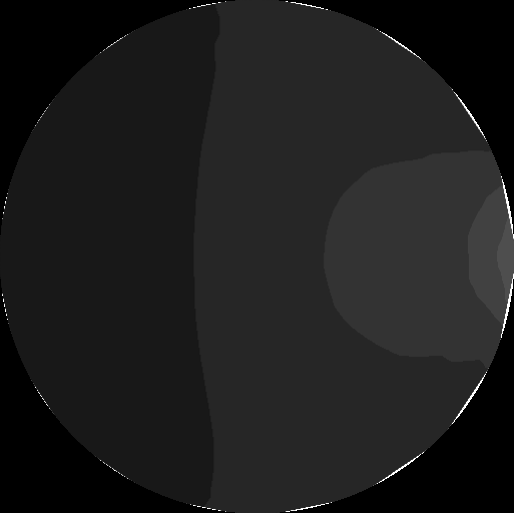
#> input picture gray.png, 514 x 513 px
$ python baru.py
#> lines starting #> are read from the running program, lines starting #| are printed output that depends on the picture
import cv2
import matplotlib.pyplot as plt
import matplotlib.image as mpimg
from PIL import Image

img = mpimg.imread("gray.png")
#> img is the input picture: shape (513, 514) float32; min 0, max 1, mean 0.112


fig = plt.figure()
ax = fig.add_subplot(1,2,1)
imgplot = plt.imshow(img)
ax.set_title('Before')
plt.colorbar(ticks=[0.1,0.2,0.3,0.4,0.5,0.6,0.7,0.8,0.9,1.0], orientation='horizontal')
ax = fig.add_subplot(1,2,2)
imgplot = plt.imshow(img)
imgplot.set_clim(0.0,0.15)
print(imgplot)
#| AxesImage(shape=(513, 514))
ax.set_title('After')
plt.colorbar(ticks=[0.05,0.10,0.15], orientation='horizontal')
#imgplot.set_cmap('binary')
plt.show()
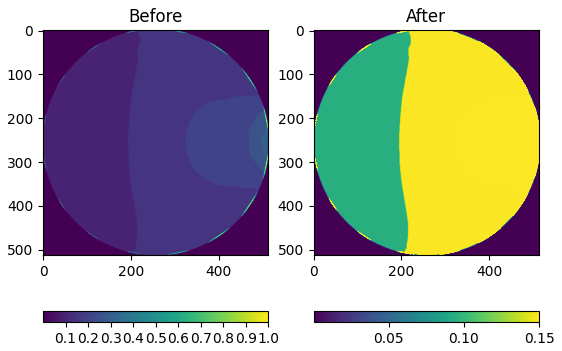
#> figure drawn by matplotlib, 4 panels
